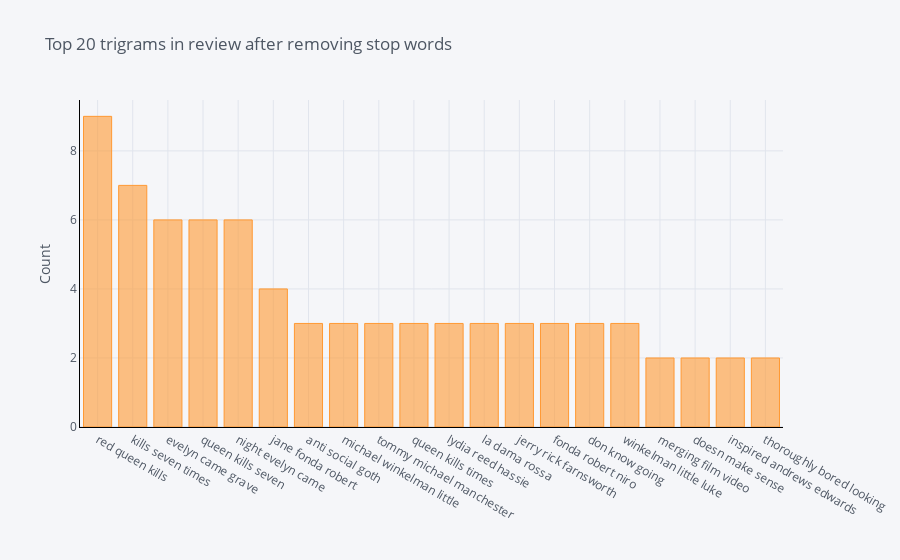

Notebook code for this chart:
### Code cell
def get_top_n_trigram(corpus, n=None):
    vec = CountVectorizer(ngram_range=(3, 3), stop_words=stop_words).fit(corpus)
    bag_of_words = vec.transform(corpus)
    sum_words = bag_of_words.sum(axis=0) 
    words_freq = [(word, sum_words[0, idx]) for word, idx in vec.vocabulary_.items()]
    words_freq =sorted(words_freq, key = lambda x: x[1], reverse=True)
    return words_freq[:n]
common_words = get_top_n_trigram(files_df['Review'], 20)
for word, freq in common_words:
    print(word, freq)
df6 = pd.DataFrame(common_words, columns = ['ReviewText' , 'count'])
df6.groupby('ReviewText').sum()['count'].sort_values(ascending=False).iplot(
    kind='bar', yTitle='Count', linecolor='black', title='Top 20 trigrams in review after removing stop words')

### Figure 1 — Plotly figure (JSON) as saved in the notebook; plotly's stock layout.template omitted (floating-point values rounded to 4 significant figures)
{"data": [{"marker": {"color": "rgba(255, 153, 51, 0.6)", "line": {"color": "rgba(255, 153, 51, 1.0)", "width": 1}}, "name": "count", "orientation": "v", "text": "", "type": "bar", "x": ["red queen kills", "kills seven times", "evelyn came grave", "queen kills seven", "night evelyn came", "jane fonda robert", "anti social goth", "michael winkelman little", "tommy michael manchester", "queen kills times", "lydia reed hassie", "la dama rossa", "jerry rick farnsworth", "fonda robert niro", "don know going", "winkelman little luke", "merging film video", "doesn make sense", "inspired andrews edwards", "thoroughly bored looking"], "y": [9, 7, 6, 6, 6, 4, 3, 3, 3, 3, 3, 3, 3, 3, 3, 3, 2, 2, 2, 2]}], "layout": {"legend": {"bgcolor": "#F5F6F9", "font": {"color": "#4D5663"}}, "paper_bgcolor": "#F5F6F9", "plot_bgcolor": "#F5F6F9", "title": {"font": {"color": "#4D5663"}, "text": "Top 20 trigrams in review after removing stop words"}, "xaxis": {"gridcolor": "#E1E5ED", "linecolor": "black", "showgrid": true, "tickfont": {"color": "#4D5663"}, "title": {"font": {"color": "#4D5663"}, "text": ""}, "zerolinecolor": "#E1E5ED"}, "yaxis": {"gridcolor": "#E1E5ED", "linecolor": "black", "showgrid": true, "tickfont": {"color": "#4D5663"}, "title": {"font": {"color": "#4D5663"}, "text": "Count"}, "zerolinecolor": "#E1E5ED"}}}
